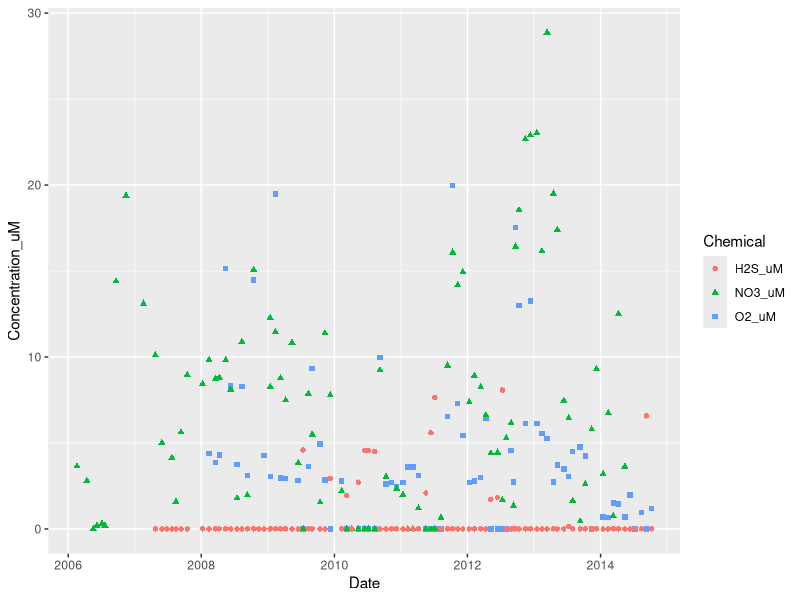
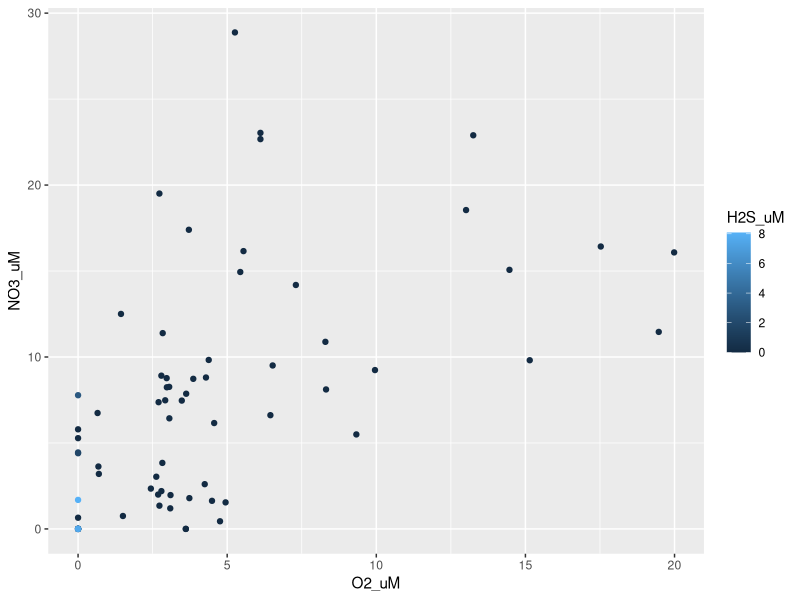

Reproduce these figures in R, in order.
#Load packages
library(tidyverse)
library(ggplot2)

#Load data
raw_dat <- read_csv('data/Saanich_Data.csv', col_names=TRUE)

#Keep data for at 150m
proj_dat <- raw_dat %>% 
  mutate(Depth_m = Depth * 1000) %>%
  filter(Depth_m == 150) %>%
  rename(O2_uM=WS_O2, NO3_uM=WS_NO3, H2S_uM=WS_H2S, PO4_uM=WS_PO4) %>%
  select(Date, SI, O2_uM, PO4_uM, NO3_uM, H2S_uM, Mean_NH4, Mean_NO2, Mean_N2, Mean_O2, Mean_co2, Mean_N2O, Mean_CH4, Temperature, Salinity, Density)

chemicals_of_interest <- proj_dat %>%
  select(Date, O2_uM, NO3_uM, H2S_uM)

#Graph [molecules] vs date
chemicals_of_interest %>% 
  gather(key="Chemical", value="Concentration_uM", -Date, na.rm=TRUE) %>%
  ggplot() + 
  geom_point(aes(x=Date, y=Concentration_uM, color=Chemical, shape=Chemical))

chemicals_of_interest %>%
  arrange(H2S_uM) %>%  
  filter(!is.na(H2S_uM)) %>%
  ggplot() + 
  geom_point(aes(x=O2_uM, y=NO3_uM, color=H2S_uM))
